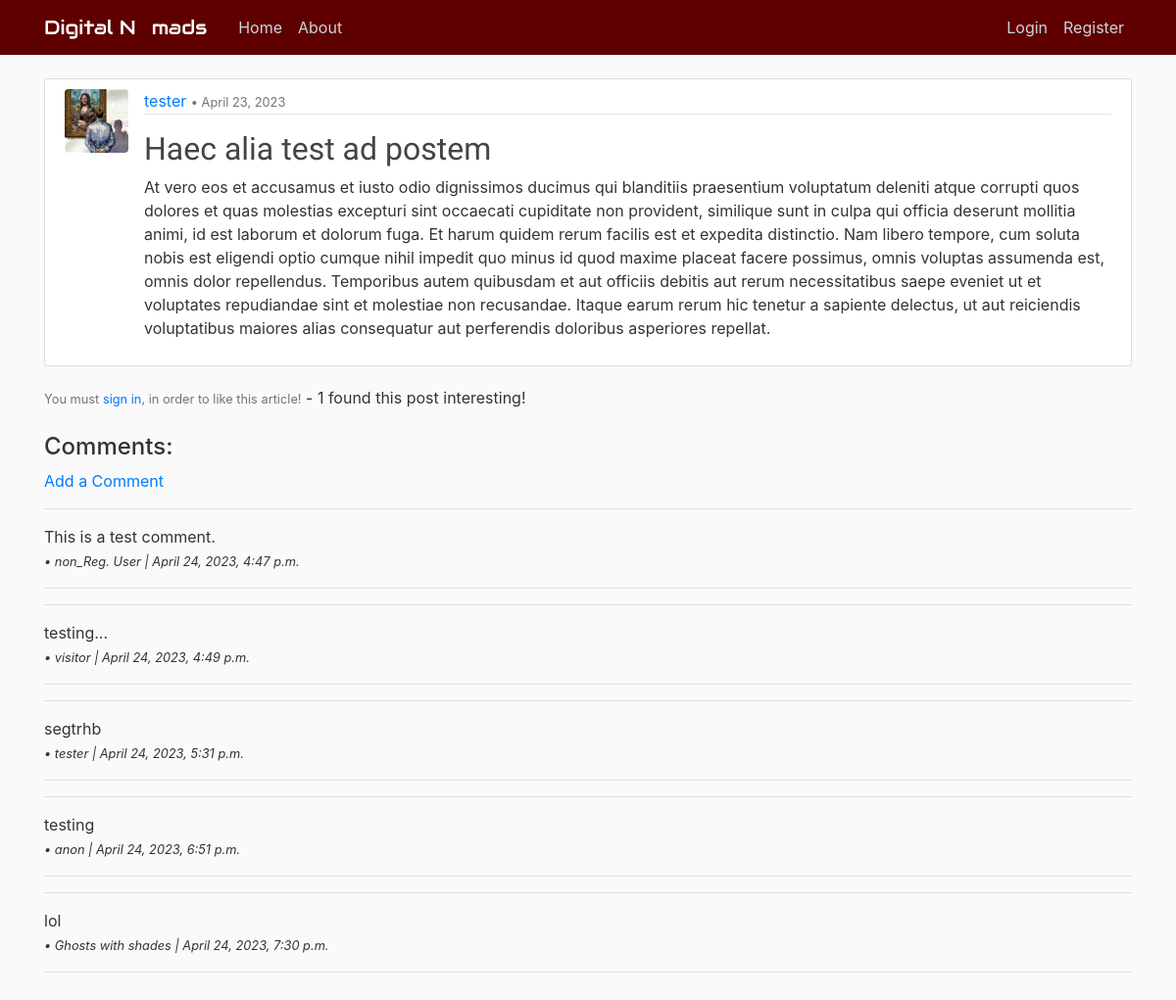
The page /post/40/ on the database as committed earlier.
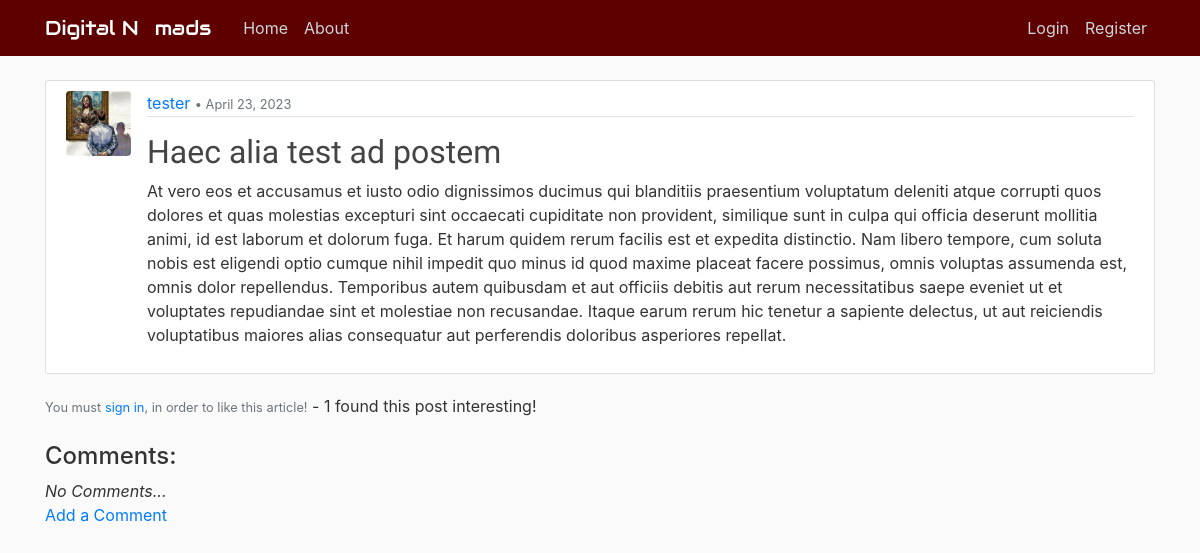
The same page on the database as committed later.
### blog/models.py (models this page shows, shortened)
class Comment(models.Model):
    post = models.ForeignKey(Post, related_name="comments", on_delete=models.CASCADE)
    body = models.TextField()
    date_commented = models.DateTimeField(auto_now_add=True)
    name = models.CharField(max_length=50)

### blog/views.py (the view)
# urls.py: path('post/<int:pk>/', PostDetailView.as_view(), name='post-detail'),
class PostDetailView(DetailView):
    model = Post
    def get_context_data(self, *args, **kwargs):
        context = super(PostDetailView, self).get_context_data(*args, **kwargs)
        click = get_object_or_404(Post, id=self.kwargs['pk'])
        total_likes = click.total_likes()
        liked = False
        if click.likes.filter(id=self.request.user.id).exists():
            liked = True
        context["total_likes"] = total_likes
        context["liked"] = liked
        return context

### blog/models.py (called while the page is built)
    def total_likes(self):
        return self.likes.count()

### blog/templates/blog/post_detail.html (shortened to what this page needs)
{% extends "blog/base.html" %}
{% block content %}
    <article class="media panels">
        <img class="rounded img-frame" src="{{ object.author.profile.image.url }}" alt="Users Profile image">
        <div class="media-body">
            <div class="post-panel">
                    <a href="{% url 'post-user' object.author.username %}">{{ object.author }}</a>
                    <small class="text-muted"> • {{ object.date_posted|date:"N d, Y" }}</small>
            </div>
            <div>
                <h2 class="title">{{ object.title }}</h2>
                <p class="article-content">{{ object.content|safe }}</p>
            </div>
        </div>
    </article>
    <section>
        <div class="container">
            <div class="row">
                <form action="{% url 'like-post' post.pk %}" method="POST">
                    {% if user.is_authenticated %}
                        {% if liked %}
                            <button class="btn btn-outline-danger" type="submit" name="post_id" value="{{ post.id }}"><i class="fa-solid fa-heart"></i></button>
                        {% else %}
                            <button class="btn btn-outline-danger" type="submit" name="post_id" value="{{ post.id }}"><i class="fa-regular fa-heart"></i></button>
                        {% endif %}
                    {% else %}
                        <small class="text-muted">You must <a href="{% url 'login' %}">sign in</a>, in order to like this article!</small>
                    {% endif %}
                        - {{ total_likes }} found this post interesting!
                </form>
            </div>
        </div>
        <br>
    </section>
    <section>
        <h4>Comments:</h4>
        {% if not post.comments.all %}
            <em>No Comments...</em>
            <br>
            <a href="{% url 'post-comment' post.pk %}">Add a Comment</a>
        {% else %}
            <a href="{% url 'post-comment' post.pk %}">Add a Comment</a>
                {% for comment in post.comments.all %}
                <hr>
                {{ comment.body}}
                <br>
                <small>
                    <em>• {{ comment.name }} | {{ comment.date_commented}}</em>
                </small>
                <hr>
            {% endfor %}
        {% endif %}
    </section>
    <br>
    <br>
{% endblock %}

Rows that differ between the two databases and show on the page:
removed Comment: body "This is a test comment.", name "non_Reg. User", date_commented "April 24, 2023, 4:47 p.m."
removed Comment: body "testing...", name "visitor", date_commented "April 24, 2023, 4:49 p.m."
removed Comment: body "segtrhb", name "tester", date_commented "April 24, 2023, 5:31 p.m."
removed Comment: body "testing", name "anon", date_commented "April 24, 2023, 6:51 p.m."
removed Comment: body "lol", name "Ghosts with shades", date_commented "April 24, 2023, 7:30 p.m."
Other text that changed with them:
text now shown: "No Comments..."
